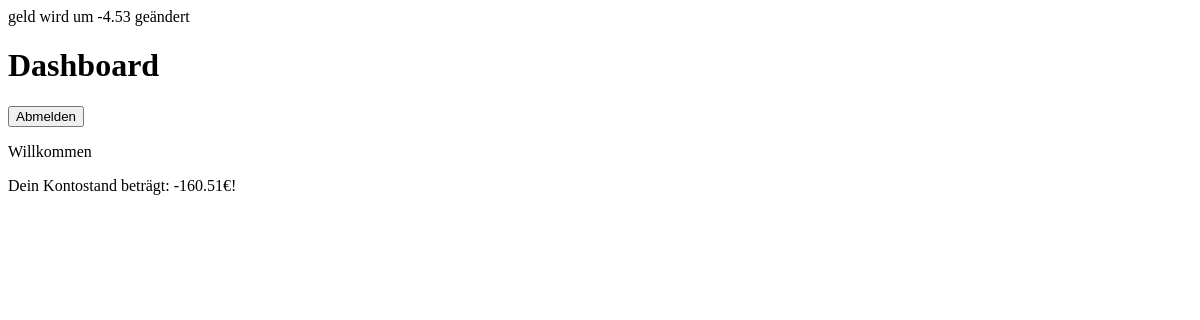
/dashboard.php (signed in), run on an earlier commit of the app's database.
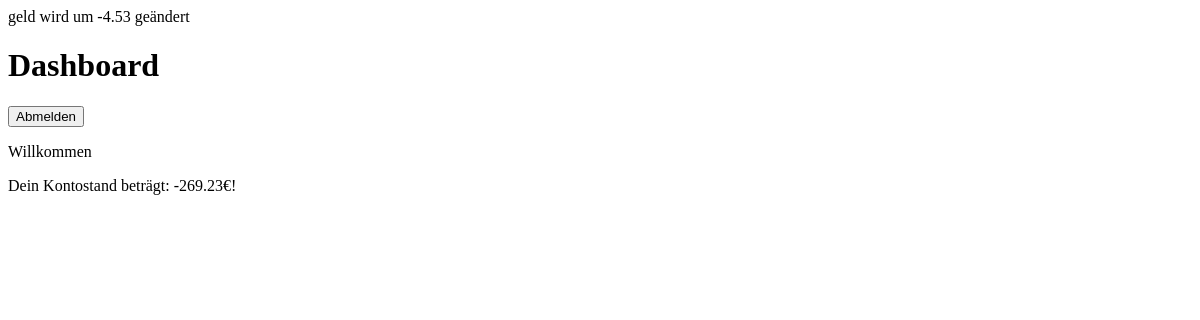
And on a later commit of the database.
### tables this page shows
CREATE TABLE "user" (
	"email"	TEXT NOT NULL UNIQUE,
	"pwHash"	TEXT NOT NULL,
	"geld"	INTEGER,
	PRIMARY KEY("email")
);

### dashboard.php (the view, shortened to what this page needs)
<?php
require_once 'user.php';
$nutzer = new user($_SESSION['email']);
$nutzer->changeGeld(-4.53);
?>
<!DOCTYPE html>
<html>
    <head>
        <link rel="stylesheet" href="">
    </head>
    <body>
        <h1>
            Dashboard
        </h1>
        <form method="post">
            <button name="abmelden">Abmelden</button>
        </form>
        <div>   <p>Willkommen</p>
                <p>Dein Kontostand beträgt: <?php  echo $nutzer->getGeld() . '€';?>!</p>
        </div>
    </body>
</html>

### user.php (shortened to what this page needs)
<?php
class user{
private $em;
private $db;
function __construct($pEm){
$this->db= new PDO('sqlite:user.db');
$this->em=$pEm;
}
public function getGeld(){
    try{
        $geldSQLpayload = $this->db->prepare(
            "SELECT geld
            FROM user
            WHERE email = :em;");
        $geldSQLpayload->execute([':em' => $this->em]);
        $resultGeld = $geldSQLpayload->fetch(PDO::FETCH_ASSOC);
        return $resultGeld['geld'];
    }
    catch(PDOException $e) {
        echo "Datenbank Fehler: " . $e->getMessage();
    }
}
public function changeGeld($amount){
    try{
        echo "geld wird um " . $amount . " geändert";
    }
    catch(PDOException $e) {
        echo "Datenbank Fehler: " . $e->getMessage();
    }
}
}

What changed in the data, as far as the page shows it:
changed user: geld "-160.51" → "-269.23"
